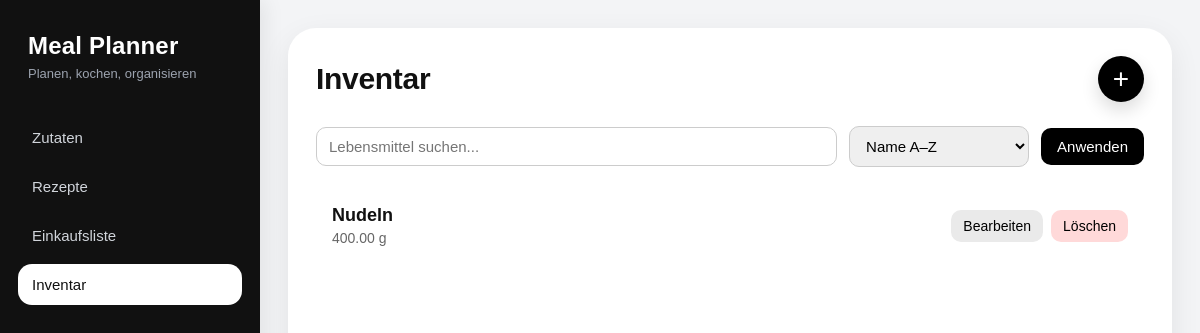
The app's page /inventory/, older data.
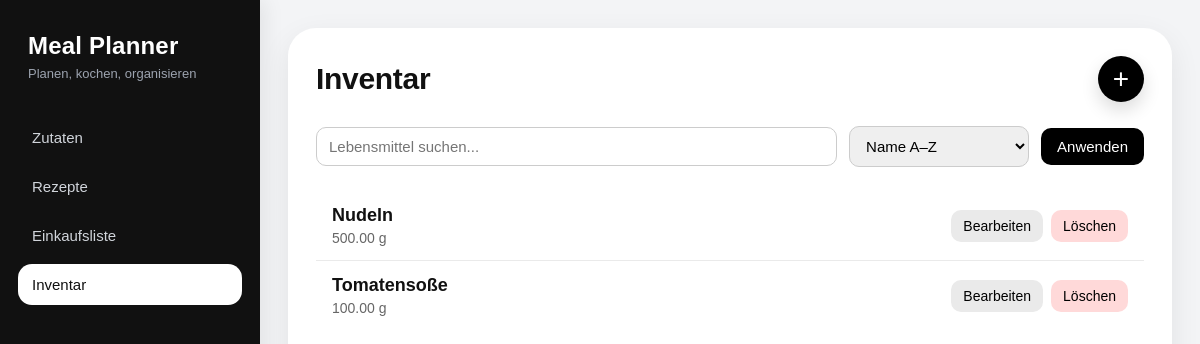
The same page, newer data.
### inventory/models.py (models this page shows, shortened)
class InventoryItem(models.Model):
    ingredient = models.OneToOneField(
        Ingredient,
        on_delete=models.CASCADE,
        related_name="inventory_item",
    )
    quantity = models.DecimalField(
        max_digits=10,
        decimal_places=2,
        null=True,
        blank=True,
        help_text="Optional. Leer lassen, wenn vorhanden, aber Menge unbekannt ist.",
    )
    unit = models.CharField(
        max_length=10,
        choices=Unit.choices,
        blank=True,
        help_text="Optional. Wird vor allem genutzt, wenn eine Menge angegeben ist.",
    )
    updated_at = models.DateTimeField(auto_now=True)
    class Meta:
        ordering = ["ingredient__name"]

### ingredients/models.py (models this page shows)
class Ingredient(models.Model):
    name = models.CharField(max_length=100, unique=True)
    default_unit = models.CharField(
        max_length=10,
        choices=Unit.choices,
        default=Unit.GRAM,
    )
    def __str__(self):
        return self.name

### inventory/views.py (the view, shortened to what this page needs)
# urls.py: path("", inventory_list, name="list"),
def inventory_list(request):
    search_query = request.GET.get("q", "").strip()
    sort = request.GET.get("sort", "name_asc")
    inventory_items = InventoryItem.objects.select_related("ingredient").all()
    if search_query:
        inventory_items = inventory_items.filter(ingredient__name__icontains=search_query)
    if sort == "name_desc":
        inventory_items = inventory_items.order_by("-ingredient__name")
    elif sort == "quantity_asc":
        inventory_items = inventory_items.order_by("quantity", "ingredient__name")
    elif sort == "quantity_desc":
        inventory_items = inventory_items.order_by("-quantity", "ingredient__name")
    else:
        inventory_items = inventory_items.order_by("ingredient__name")
    create_form = InventoryItemForm(exclude_used_ingredients=True)
    edit_form = None
    edit_item_id = None
    create_modal_open = False
    edit_modal_open = False
    if edit_form is None:
        edit_form = InventoryItemForm()
    context = {
        "inventory_items": inventory_items,
        "create_form": create_form,
        "edit_form": edit_form,
        "edit_item_id": edit_item_id,
        "create_modal_open": create_modal_open,
        "edit_modal_open": edit_modal_open,
        "search_query": search_query,
        "sort": sort,
        "sort_options": [
            ("name_asc", "Name A–Z"),
            ("name_desc", "Name Z–A"),
            ("quantity_asc", "Menge aufsteigend"),
            ("quantity_desc", "Menge absteigend"),
        ],
    }
    return render(request, "inventory/inventory_list.html", context)

### inventory/templates/inventory/inventory_list.html (shortened to what this page needs)
{% extends "base.html" %}
{% load static %}
{% block extra_css %}
<link rel="stylesheet" href="{% static 'inventory/css/inventory_list.css' %}">
{% endblock %}
{% block content %}
<div class="page">
    <div class="page-header">
        <h1 class="page-title">Inventar</h1>
        <button class="add-button" id="openCreateModalBtn" type="button">+</button>
    </div>
    <form method="get" class="filter-bar">
        <div class="filter-group search-group">
            <input
                type="text"
                name="q"
                placeholder="Lebensmittel suchen..."
                value="{{ search_query }}"
                class="search-input"
            >
        </div>
        <div class="filter-group">
            <select name="sort" class="sort-select">
                {% for value, label in sort_options %}
                    <option value="{{ value }}" {% if sort == value %}selected{% endif %}>
                        {{ label }}
                    </option>
                {% endfor %}
            </select>
        </div>
        <button type="submit" class="filter-btn">Anwenden</button>
    </form>
    {% if inventory_items %}
        <ul class="inventory-list">
            {% for item in inventory_items %}
                <li class="inventory-item">
                    <div class="inventory-main">
                        <span class="inventory-name">{{ item.ingredient.name }}</span>
                        <span class="inventory-quantity">
                            {% if item.quantity %}
                                {{ item.quantity }} {{ item.unit }}
                            {% else %}
                                Vorhanden, Menge unbekannt
                            {% endif %}
                        </span>
                    </div>
                    <div class="inventory-actions">
                        <button
                            type="button"
                            class="action-btn edit-btn open-edit-modal-btn"
                            data-id="{{ item.id }}"
                            data-ingredient="{{ item.ingredient.id }}"
                            data-quantity="{{ item.quantity|default:'' }}"
                            data-unit="{{ item.unit|default:'' }}"
                        >
                            Bearbeiten
                        </button>
                        <form method="post" class="delete-form" onsubmit="return confirm('Möchtest du diesen Inventar-Eintrag wirklich löschen?');">
                            <button type="submit" class="action-btn delete-btn">Löschen</button>
                        </form>
                    </div>
                </li>
            {% endfor %}
        </ul>
    {% endif %}
</div>
{% endblock %}

### templates/base.html (shortened to what this page needs)
{% load static %}
<!DOCTYPE html>
<html lang="de">
<head>
    <link rel="stylesheet" href="/static/global/css/layout.css">
    {% block extra_css %}{% endblock %}
</head>
<body>
    <div class="app-layout">
        {% include "includes/sidebar.html" %}
        <main class="app-content">
            <div class="content-shell">
                {% block content %}{% endblock %}
            </div>
        </main>
    </div>
</body>
</html>

### templates/includes/sidebar.html
<aside class="sidebar">
    <div class="sidebar-inner">
        <div class="sidebar-brand">
            <h2 class="sidebar-title">Meal Planner</h2>
            <p class="sidebar-subtitle">Planen, kochen, organisieren</p>
        </div>
        <nav class="sidebar-nav">
            <a
                href="{% url 'ingredients:list' %}"
                class="sidebar-link {% if '/ingredients' in request.path %}active{% endif %}">
                Zutaten
            </a>
            <a
                href="{% url 'recipes:recipe_list' %}"
                class="sidebar-link {% if '/recipes' in request.path %}active{% endif %}">
                Rezepte
            </a>
            <a
                href="{% url 'shopping:list' %}"
                class="sidebar-link {% if '/shopping' in request.path %}active{% endif %}">
                Einkaufsliste
            </a>
            <a
                href="{% url 'inventory:list' %}"
                class="sidebar-link {% if '/inventory' in request.path %}active{% endif %}">
                Inventar
            </a>
        </nav>
    </div>
</aside>

### static/global/css/layout.css (style rules this page uses)
:root { --bg-app: #f3f4f6; --bg-sidebar: #111111; --bg-sidebar-hover: #1e1e1e; --bg-sidebar-active: #ffffff; --text-main: #111111; --text-muted: #6b7280; --text-sidebar: #d1d5db; --text-sidebar-active: #111111; --border-light: #e5e7eb; --shadow-soft: 0 10px 30px rgba(0, 0, 0, 0.08); --radius-xl: 24px; --radius-lg: 18px; --radius-md: 12px; }
* { box-sizing: border-box; }
html, body { margin: 0; padding: 0; min-height: 100%; font-family: Arial, sans-serif; background: var(--bg-app); color: var(--text-main); }
body { min-height: 100vh; }
.app-layout { display: flex; min-height: 100vh; background: var(--bg-app); }
.sidebar { width: 260px; background: var(--bg-sidebar); color: white; padding: 24px 18px; box-sizing: border-box; display: flex; flex-direction: column; justify-content: space-between; box-shadow: 4px 0 20px rgba(0, 0, 0, 0.08); }
.sidebar-inner { display: flex; flex-direction: column; gap: 32px; }
.sidebar-brand { padding: 8px 10px 4px; }
.sidebar-title { margin: 0; font-size: 24px; font-weight: 700; color: white; letter-spacing: 0.2px; }
.sidebar-subtitle { margin: 6px 0 0; font-size: 13px; color: #9ca3af; }
.sidebar-nav { display: flex; flex-direction: column; gap: 8px; }
.sidebar-link { display: block; text-decoration: none; color: var(--text-sidebar); padding: 12px 14px; border-radius: 14px; font-size: 15px; font-weight: 500; transition: background 0.2s ease, color 0.2s ease, transform 0.2s ease; }
.sidebar-link.active { background: var(--bg-sidebar-active); color: var(--text-sidebar-active); }
.app-content { flex: 1; padding: 28px; min-width: 0; }
.content-shell { min-height: calc(100vh - 56px); background: #ffffff; border-radius: 28px; box-shadow: var(--shadow-soft); padding: 28px; }

### inventory/static/inventory/css/inventory_list.css (style rules this page uses)
.page { max-width: 1000px; margin: 0 auto; }
.page-header { display: flex; justify-content: space-between; align-items: center; margin-bottom: 24px; }
.page-title { margin: 0; font-size: 30px; font-weight: 700; letter-spacing: -0.3px; }
.add-button { width: 46px; height: 46px; border: none; border-radius: 50%; background: black; color: white; font-size: 28px; cursor: pointer; box-shadow: 0 8px 18px rgba(0, 0, 0, 0.14); transition: transform 0.2s ease, box-shadow 0.2s ease; }
.filter-bar { display: flex; flex-wrap: wrap; gap: 12px; margin-bottom: 24px; align-items: center; }
.filter-group { display: flex; align-items: center; }
.search-group { flex: 1; min-width: 220px; }
.search-input, .sort-select, input, select { width: 100%; padding: 10px 12px; border: 1px solid #ccc; border-radius: 10px; font-size: 15px; box-sizing: border-box; }
.sort-select { min-width: 180px; }
.filter-btn { padding: 10px 16px; border: none; border-radius: 10px; background: black; color: white; cursor: pointer; font-size: 15px; }
.inventory-list { list-style: none; padding: 0; margin: 0; }
.inventory-item { display: flex; justify-content: space-between; align-items: center; padding: 14px 16px; border-bottom: 1px solid #eaeaea; gap: 16px; }
.inventory-item:last-child { border-bottom: none; }
.inventory-main { display: flex; flex-direction: column; gap: 4px; }
.inventory-name { font-size: 18px; font-weight: bold; }
.inventory-quantity { color: #666; font-size: 14px; }
.inventory-actions { display: flex; gap: 8px; }
.action-btn { border: none; border-radius: 10px; padding: 8px 12px; cursor: pointer; font-size: 14px; transition: transform 0.15s ease, opacity 0.15s ease; }
.edit-btn { background: #eaeaea; }
.delete-btn { background: #ffd9d9; }
.delete-form { display: inline; }

Row changes from the older to the newer data that the page shows:
changed InventoryItem "Nudeln": quantity "400.00" → "500.00"
added InventoryItem: ingredient.name "Tomatensoße", quantity "100.00", unit "g"
